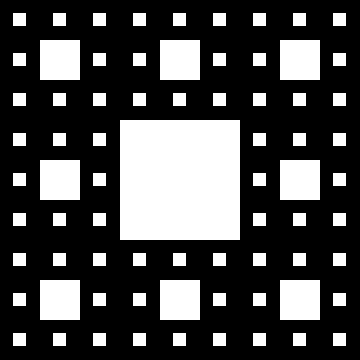

Recreate this plot in Python.
from PIL import Image
from Args import Args

# colores
COLORS = {'WHITE': (255, 255, 255), 'BLACK': (0, 0, 0), 'CYAN': (0, 255, 255),
          'GREEN': (0, 255, 0), 'BLUE': (0, 0, 255), 'YELLOW': (255, 255, 0),
          'ORANGE': (255, 165, 0), 'MAGENTA': (255, 0, 255),
          'SILVER': (192, 192, 192), 'PURPLE': (128, 0, 128),
          'TEAL': (0, 128, 128), 'GRAY': (128, 128, 128), 'RED': (255, 0, 0),
          'BROWN': (165, 42, 42), 'GOLDEN': (255, 215, 0)}


def square(color, point, length):
    global img
    for x in range(length):
        for y in range(length):
            img.putpixel((point[0] + x, point[1] + y), color)


def sierpinski(tiles, deep, point, length):
    if deep:
        x, y = point
        nlength = length // 3
        square(tiles, (x + nlength, y + nlength), nlength)
        for i in [0, 1, 2]:
            for j in [0, 1, 2]:
                sierpinski(tiles, deep - 1, (x + i * nlength, y + j * nlength),
                           nlength)


def main():
    global img

    args = Args({'length': 360, 'name': 'sierpinski.png', 'deep': 3,
                 'background': 'BLACK', 'tiles': 'WHITE'})

    length = args['length']
    img = Image.new("RGB", (length, length))

    square(COLORS[args['background']], (0, 0), length)
    sierpinski(COLORS[args['tiles']], args['deep'], (0, 0), length)

    img.save(args['name'])


if __name__ == '__main__':
    main()
